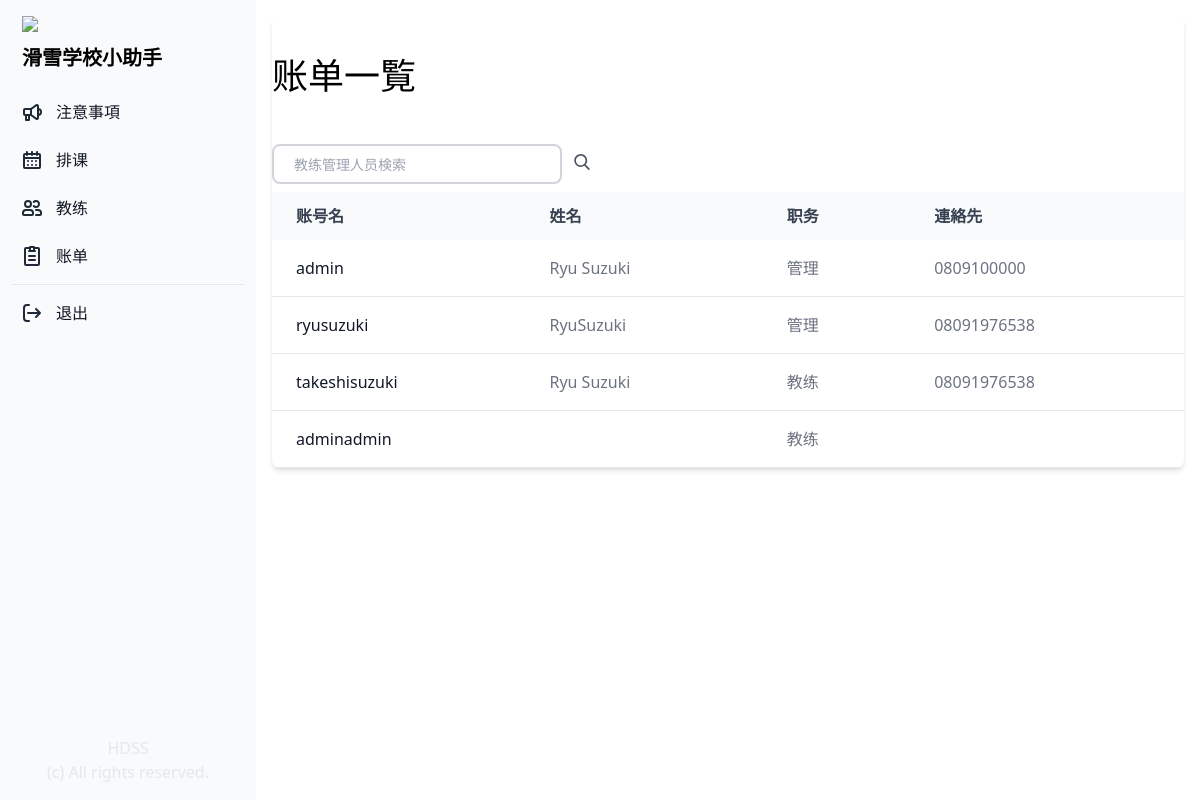
The app's page /commission/ (signed in), older data.
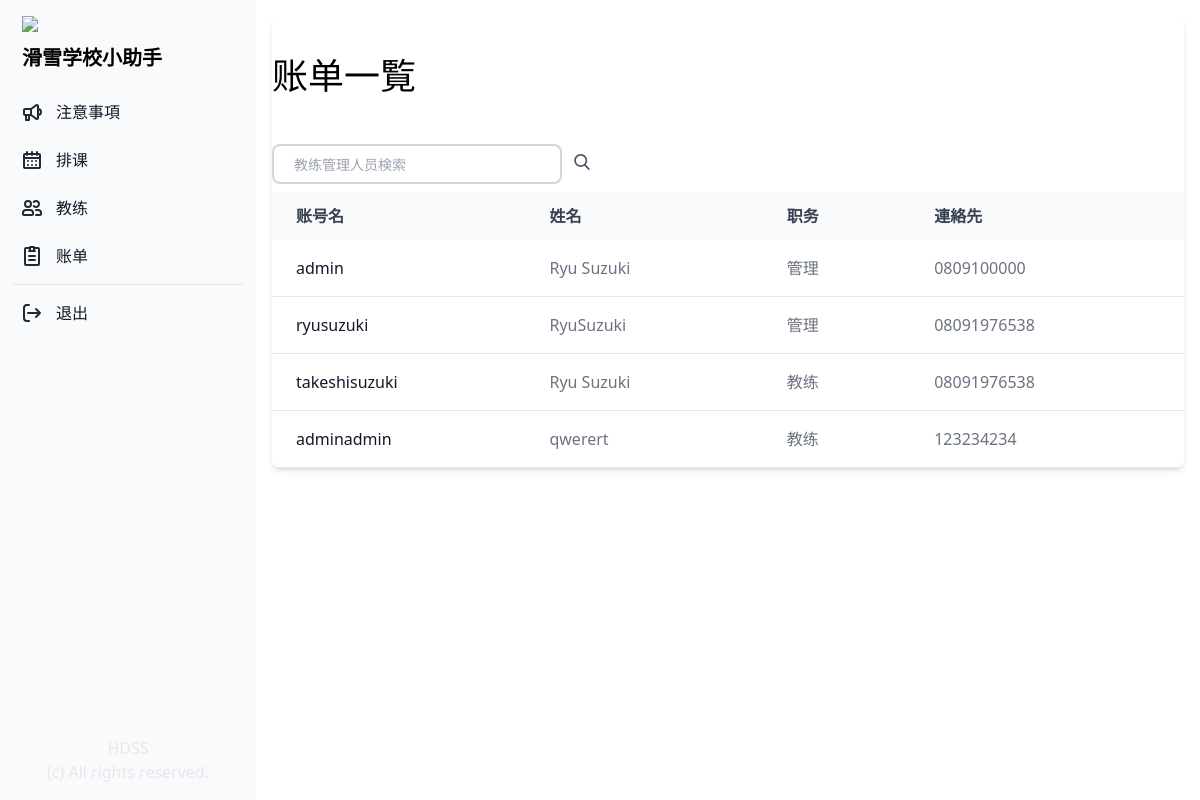
The same page, newer data.
### manager/models.py (models this page shows, shortened)
class Profile(models.Model):
    COLORS = (
        ('#808080', '灰色'),
        ('#ff6961', '赤色'),
        ('#ffb480', '橙色'),
        ('#f8f38d', '黄色'),
        ('#42d6a4', '緑色'),
        ('#08cad1', '水色'),
        ('#59adf6', '青色'),
        ('#9d94ff', '紫色'),
        ('#c780e8', '桃色'),
    )
    TYPE = (
        ('管理', '管理'),
        ('教练', '教练'),
        ('其他', '其他'),
    )
    SKI = (
        ('双板无极', '双板无极'),
        ('双板1级', '双板1级'),
        ('双板2级', '双板2级'),
        ('双板3级', '双板3级'),
        ('双板4级', '双板4级'),
    )
    SNOWBOARD = (
        ('单板无极', '单板无极'),
        ('单板1级', '单板1级'),
        ('单板2级', '单板2级'),
        ('单板3级', '单板3级'),
        ('单板4级', '单板4级'),
    )
    SKI_SYSTEM = (
        ('加拿大', '加拿大'),
        ('新西兰', '新西兰'),
        ('澳洲', '澳洲'),
        ('日本', '日本'),
        ('其他', '其他'),
        ('无', '无'),
    )
    SNOWBOARD_SYSTEM = (
        ('加拿大', '加拿大'),
        ('新西兰', '新西兰'),
        ('澳洲', '澳洲'),
        ('日本', '日本'),
        ('其他', '其他'),
        ('无', '无'),
    )
    user = models.OneToOneField(User, on_delete=models.CASCADE)
    birthday = models.DateField("生年月日", blank=True, null=True)
    color = models.CharField("教练色", max_length=30, choices=COLORS)
    contract_type = models.CharField("职务", max_length=50, choices=TYPE, default='教练')
    fullname = models.CharField("姓名", max_length=20, blank=True)
    phone = models.CharField("電話", max_length=20, blank=True)
    email = models.CharField("邮箱", max_length=50, blank=True)
    wechat = models.CharField("微信", max_length=20, blank=True)
    whatsapp = models.CharField("Whatsapp", max_length=20, blank=True)
    line = models.CharField("LINE", max_length=20, blank=True)
    ski_system = models.CharField("双板体系", max_length=50, choices=SKI_SYSTEM, default='加拿大')
    snowboard_system = models.CharField("单板体系", max_length=50, choices=SNOWBOARD_SYSTEM, default='加拿大')
    ski = models.CharField("级别", max_length=50, choices=SKI, default='双板1级')
    snowboard = models.CharField("级别", max_length=50, choices=SNOWBOARD, default='单板1级')
    accommodation = models.CharField("宿舍", max_length=20, blank=True)
    commission = models.DecimalField("提成", max_digits=10, decimal_places=2, default=0.00)
    note = models.CharField("備考", max_length=500, blank=True)
    is_active = models.BooleanField("現役中", default=True)
    date_created = models.DateTimeField("作成日", auto_now_add=True)
    updated_at = models.DateTimeField("更新日", auto_now=True)

### manager/views.py (the view)
# urls.py: path('commission/', views.commission, name="commission"),
@login_required(login_url='/login_user/')
def commission(request):
    if request.user.is_authenticated:
        profiles = Profile.objects.all()
        lessons = Lesson.objects.all()
        return render(request, "commission.html", {"profiles": profiles, "lessons": lessons})
    else:
        messages.success(request, "请先登录。")
        return redirect("login_user")

### manager/templates/commission.html (shortened to what this page needs)
{% extends "base.html" %}
{% block content %}
<div class="p-4 sm:ml-64">
    <div class="relative overflow-x-auto shadow-md sm:rounded-lg">
        <div class="px-auto">
            <h1 class="text-4xl py-10">账单一覧
            </h1>
            <form class="py-2 relative mx-auto text-gray-600" method="post">
                <input class="border-2 border-gray-300 bg-white h-10 px-5 pr-16 rounded-lg text-sm focus:outline-none"
                    type="search" name="keyword" placeholder="教练管理人员検索">
                <button type="submit" class="m-auto px-2">
                </button>
            </form>
        </div>
        <table class="w-full text-normal text-left rtl:text-right text-gray-500 dark:text-gray-400">
            <thead
                class="text-normal text-gray-700 uppercase bg-gray-50 whitespace-nowrap dark:bg-gray-700 dark:text-gray-400">
                <tr>
                    <th scope="col" class="px-6 py-3">
                        账号名
                    </th>
                    <th scope="col" class="px-6 py-3">
                        姓名
                    </th>
                    <th scope="col" class="px-6 py-3">
                        职务
                    </th>
                    <th scope="col" class="px-6 py-3">
                        連絡先
                    </th>
                </tr>
            </thead>
            <tbody>
                {% for profile in profiles %}
                {% if profile.is_active == True %}
                <tr class="border-b">
                    <th scope="row" class="pl-6 pr-3 py-4 font-medium whitespace-nowrap text-gray-900">
                        {{ profile.user }}
                    </th>
                    <td class="px-6 py-4 whitespace-nowrap">
                        {{ profile.fullname }}
                    </td>
                    <td class="px-6 py-4 whitespace-nowrap">
                        {{ profile.contract_type }}
                    </td>
                    <td class="px-6 py-4 whitespace-nowrap">
                        {{ profile.phone }}
                    </td>
                </tr>
                {% endif %}
                {% endfor %}
            </tbody>
        </table>
    </div>
</div>
{% endblock %}

Row changes from the older to the newer data that the page shows:
changed Profile "adminadmin": fullname (not shown) → "qwerert"; phone (not shown) → "123234234"
